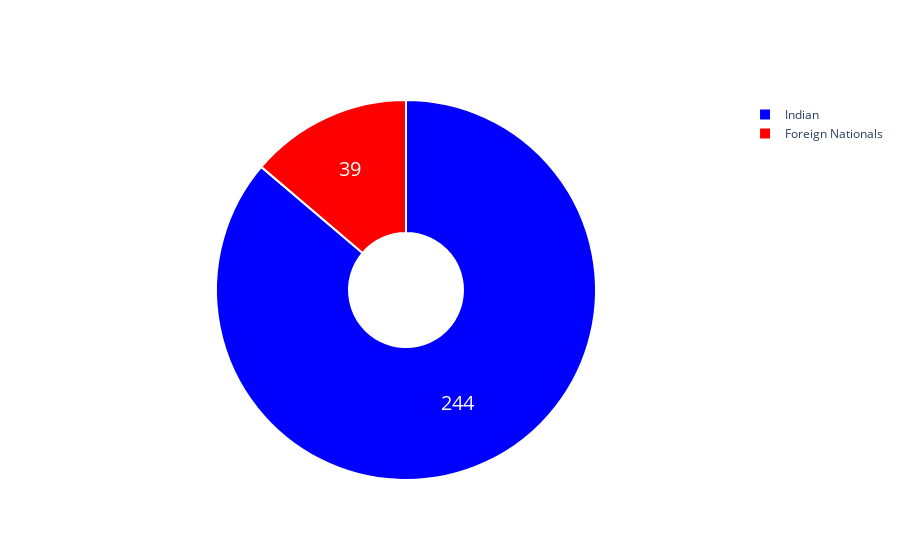

The notebook cell saved with this chart:
### Code cell
colors = ['BLUE', 'RED']

indian = df['Total Confirmed cases (Indian National)'].sum()
foreign = df['Total Confirmed cases ( Foreign National )'].sum()
fig = go.Figure(data=[go.Pie(labels=['Indian','Foreign Nationals'],
                             values= [indian,foreign],hole =.3)])
                          

fig.update_traces(hoverinfo='label+percent', textinfo='value', textfont_size=20,
                  marker=dict(colors=colors, line=dict(color='#FFFFFF', width=2)))
fig.show()

### Figure 1 — Plotly figure (JSON) as saved in the notebook; plotly's stock layout.template omitted (floating-point values rounded to 4 significant figures)
{"data": [{"hole": 0.3, "hoverinfo": "label+percent", "labels": ["Indian", "Foreign Nationals"], "marker": {"colors": ["BLUE", "RED"], "line": {"color": "#FFFFFF", "width": 2}}, "textfont": {"size": 20}, "textinfo": "value", "type": "pie", "values": [244, 39]}], "layout": {}}
